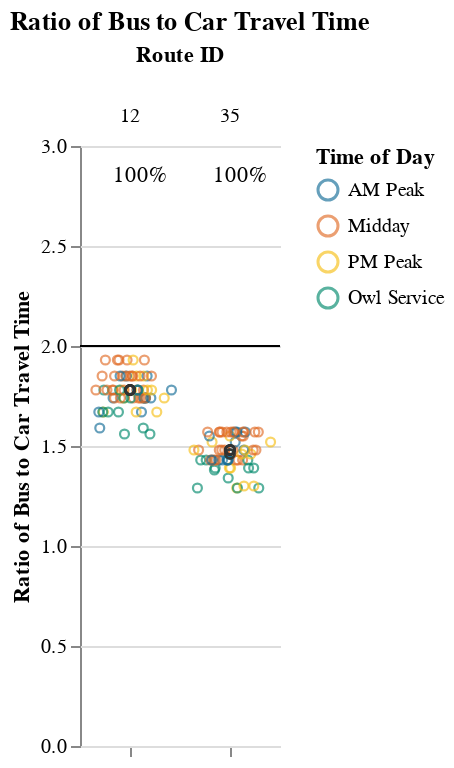
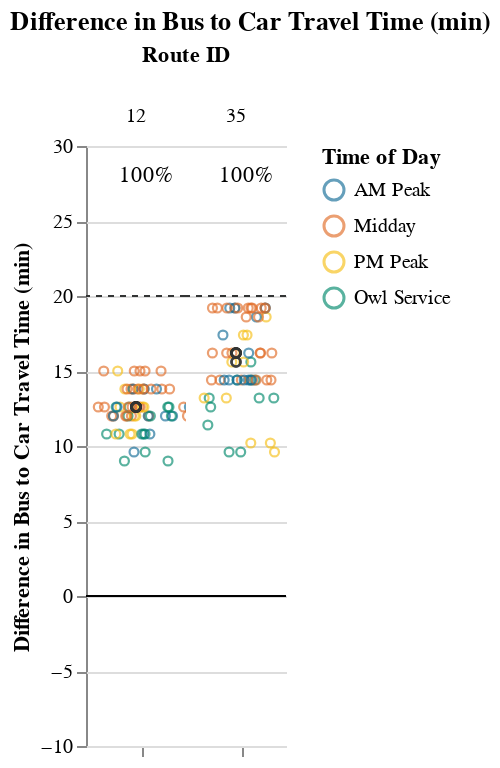

Here is the notebook cell these charts were saved with, in order:
### Markdown cell above
## Viable Competitive Routes
### Short Routes (< 1 hr)

### Code cell
route_group = "short"
try:
    display_charts_for_route_group(df, route_group)
except:
    print(no_display_statement)

### Figure 1 — Vega-Lite specification as saved in the notebook (floating-point values rounded to 4 significant figures; data arrays with more than 128 entries replaced by an {"elided": "..."} marker saying what was removed)
{"config": {"view": {"continuousWidth": 400, "continuousHeight": 300, "stroke": null}, "facet": {"spacing": 0}}, "data": {"name": "data-0b96fb63c61644fb4dd5ca9a09d00dfa"}, "facet": {"column": {"field": "route_id2", "sort": ["12", "35"], "title": "Route ID", "type": "nominal"}}, "spec": {"layer": [{"mark": "rule", "encoding": {"color": {"value": "black"}, "y": {"field": "cutoff", "type": "quantitative"}}, "selection": {"selector001": {"type": "interval", "bind": "scales", "encodings": ["x", "y"]}}}, {"mark": {"type": "point", "opacity": 0.65, "size": 20, "strokeWidth": 1.1}, "encoding": {"color": {"field": "time_of_day", "scale": {"range": ["#136C97", "#E16B26", "#F6BF16", "#00896B", "#7790A3", "#5B559C"]}, "sort": ["AM Peak", "Midday", "PM Peak", "Owl Service"], "title": "Time of Day", "type": "nominal"}, "tooltip": [{"field": "route_id2", "title": "route_id", "type": "nominal"}, {"field": "route_name", "type": "nominal"}, {"field": "trip_id", "type": "nominal"}, {"field": "service_hours", "type": "quantitative"}, {"field": "car_duration_hours", "type": "quantitative"}, {"field": "bus_multiplier", "type": "quantitative"}, {"field": "bus_difference", "type": "quantitative"}, {"field": "num_trips", "type": "quantitative"}, {"field": "num_competitive", "type": "quantitative"}, {"field": "pct_trips_competitive", "type": "quantitative"}, {"field": "pct_below_cutoff", "type": "quantitative"}, {"field": "p25", "type": "quantitative"}, {"field": "p50", "type": "quantitative"}, {"field": "p75", "type": "quantitative"}], "x": {"axis": {"grid": false, "labels": false, "ticks": true, "values": [0]}, "field": "jitter", "scale": {}, "title": null, "type": "quantitative"}, "y": {"field": "bus_multiplier", "scale": {"domain": [0, 3.0]}, "title": "Ratio of Bus to Car Travel Time", "type": "quantitative"}}, "transform": [{"calculate": "sqrt(-2*log(random()))*cos(2*PI*random())", "as": "jitter"}], "width": 50}, {"layer": [{"mark": {"type": "point", "opacity": 0.6, "size": 20, "strokeWidth": 1.3}, "encoding": {"color": {"value": "#323434"}, "y": {"field": "bus_multiplier", "type": "quantitative"}}, "transform": [{"filter": "(datum.p50_trip === 1)"}]}, {"mark": {"type": "text", "align": "center", "baseline": "middle"}, "encoding": {"color": {"value": "black"}, "text": {"field": "pct_trips_competitive", "format": ".0%", "type": "quantitative"}, "tooltip": [{"field": "route_id2", "title": "route_id", "type": "nominal"}, {"field": "route_name", "type": "nominal"}, {"field": "trip_id", "type": "nominal"}, {"field": "service_hours", "type": "quantitative"}, {"field": "car_duration_hours", "type": "quantitative"}, {"field": "bus_multiplier", "type": "quantitative"}, {"field": "bus_difference", "type": "quantitative"}, {"field": "num_trips", "type": "quantitative"}, {"field": "num_competitive", "type": "quantitative"}, {"field": "pct_trips_competitive", "type": "quantitative"}, {"field": "pct_below_cutoff", "type": "quantitative"}, {"field": "p25", "type": "quantitative"}, {"field": "p50", "type": "quantitative"}, {"field": "p75", "type": "quantitative"}], "x": {"value": 30}, "y": {"value": 15}}, "transform": [{"calculate": "sqrt(-2*log(random()))*cos(2*PI*random())", "as": "jitter"}, {"filter": "(datum.fastest_trip === 1)"}]}]}]}, "resolve": {"scale": {"y": "shared"}}, "title": "Ratio of Bus to Car Travel Time", "$schema": "https://vega.github.io/schema/vega-lite/v4.17.0.json", "datasets": {"data-0b96fb63c61644fb4dd5ca9a09d00dfa": {"elided": "130 records"}}}

### Figure 2 — Vega-Lite specification as saved in the notebook (floating-point values rounded to 4 significant figures; data arrays with more than 128 entries replaced by an {"elided": "..."} marker saying what was removed)
{"config": {"view": {"continuousWidth": 400, "continuousHeight": 300, "stroke": null}, "facet": {"spacing": 0}}, "data": {"name": "data-5ce073f89a7749be2c6dc4cbfa0cf97e"}, "facet": {"column": {"field": "route_id2", "sort": ["12", "35"], "title": "Route ID", "type": "nominal"}}, "spec": {"layer": [{"mark": "rule", "encoding": {"color": {"value": "black"}, "y": {"field": "cutoff", "type": "quantitative"}}, "selection": {"selector002": {"type": "interval", "bind": "scales", "encodings": ["x", "y"]}}}, {"mark": {"type": "rule", "strokeDash": [3, 3]}, "encoding": {"color": {"value": "#323434"}, "y": {"field": "cutoff2", "type": "quantitative"}}}, {"mark": {"type": "point", "opacity": 0.65, "size": 20, "strokeWidth": 1.1}, "encoding": {"color": {"field": "time_of_day", "scale": {"range": ["#136C97", "#E16B26", "#F6BF16", "#00896B", "#7790A3", "#5B559C"]}, "sort": ["AM Peak", "Midday", "PM Peak", "Owl Service"], "title": "Time of Day", "type": "nominal"}, "tooltip": [{"field": "route_id2", "title": "route_id", "type": "nominal"}, {"field": "route_name", "type": "nominal"}, {"field": "trip_id", "type": "nominal"}, {"field": "service_hours", "type": "quantitative"}, {"field": "car_duration_hours", "type": "quantitative"}, {"field": "bus_multiplier", "type": "quantitative"}, {"field": "bus_difference", "type": "quantitative"}, {"field": "num_trips", "type": "quantitative"}, {"field": "num_competitive", "type": "quantitative"}, {"field": "pct_trips_competitive", "type": "quantitative"}, {"field": "pct_below_cutoff", "type": "quantitative"}, {"field": "p25", "type": "quantitative"}, {"field": "p50", "type": "quantitative"}, {"field": "p75", "type": "quantitative"}], "x": {"axis": {"grid": false, "labels": false, "ticks": true, "values": [0]}, "field": "jitter", "scale": {}, "title": null, "type": "quantitative"}, "y": {"field": "bus_difference", "scale": {"domain": [-5, 26.4]}, "title": "Difference in Bus to Car Travel Time (min)", "type": "quantitative"}}, "transform": [{"calculate": "sqrt(-2*log(random()))*cos(2*PI*random())", "as": "jitter"}], "width": 50}, {"layer": [{"mark": {"type": "point", "opacity": 0.6, "size": 20, "strokeWidth": 1.3}, "encoding": {"color": {"value": "#323434"}, "y": {"field": "bus_difference", "type": "quantitative"}}, "transform": [{"filter": "(datum.p50_trip === 1)"}]}, {"mark": {"type": "text", "align": "center", "baseline": "middle"}, "encoding": {"color": {"value": "black"}, "text": {"field": "pct_trips_competitive", "format": ".0%", "type": "quantitative"}, "tooltip": [{"field": "route_id2", "title": "route_id", "type": "nominal"}, {"field": "route_name", "type": "nominal"}, {"field": "trip_id", "type": "nominal"}, {"field": "service_hours", "type": "quantitative"}, {"field": "car_duration_hours", "type": "quantitative"}, {"field": "bus_multiplier", "type": "quantitative"}, {"field": "bus_difference", "type": "quantitative"}, {"field": "num_trips", "type": "quantitative"}, {"field": "num_competitive", "type": "quantitative"}, {"field": "pct_trips_competitive", "type": "quantitative"}, {"field": "pct_below_cutoff", "type": "quantitative"}, {"field": "p25", "type": "quantitative"}, {"field": "p50", "type": "quantitative"}, {"field": "p75", "type": "quantitative"}], "x": {"value": 30}, "y": {"value": 15}}, "transform": [{"calculate": "sqrt(-2*log(random()))*cos(2*PI*random())", "as": "jitter"}, {"filter": "(datum.fastest_trip === 1)"}]}]}]}, "resolve": {"scale": {"y": "shared"}}, "title": "Difference in Bus to Car Travel Time (min)", "$schema": "https://vega.github.io/schema/vega-lite/v4.17.0.json", "datasets": {"data-5ce073f89a7749be2c6dc4cbfa0cf97e": {"elided": "130 records"}}}
